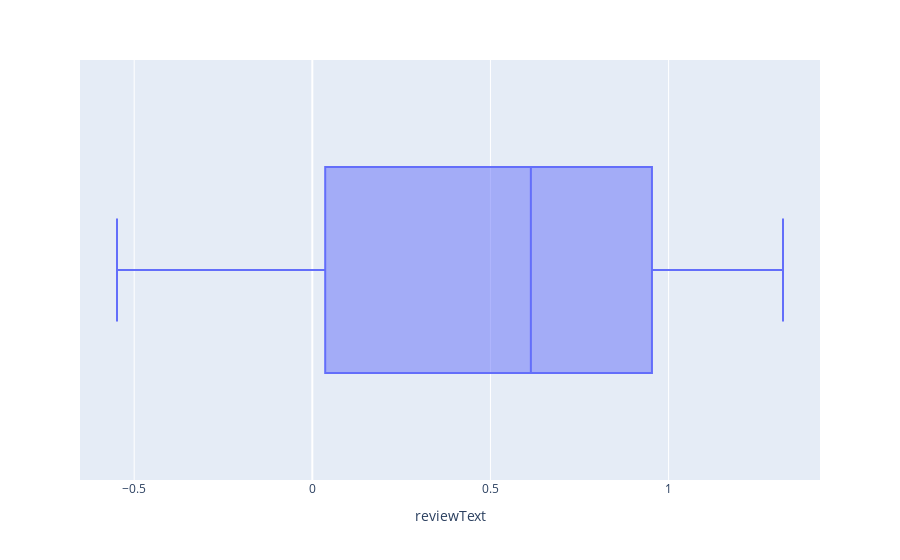

The code cell stored with this chart in its notebook:
### Code cell
import plotly.express as px

fig = px.box(df,'reviewText')
# features


fig.show()

### Figure 1 — Plotly figure (JSON) as saved in the notebook; plotly's stock layout.template omitted (floating-point values rounded to 4 significant figures)
{"data": [{"alignmentgroup": "True", "hovertemplate": "reviewText=%{x}<extra></extra>", "legendgroup": "", "marker": {"color": "#636efa"}, "name": "", "notched": false, "offsetgroup": "", "orientation": "h", "showlegend": false, "type": "box", "x": [0.4714, 0.8596, 0.9533, 1.321, 1.318, -0.3978, 0.1247, 0.03614, 0.7554, -0.5482], "x0": " ", "xaxis": "x", "y0": " ", "yaxis": "y"}], "layout": {"autosize": true, "boxmode": "group", "legend": {"tracegroupgap": 0}, "margin": {"t": 60}, "xaxis": {"anchor": "y", "autorange": true, "domain": [0, 1], "range": [-0.6521, 1.425], "title": {"text": "reviewText"}, "type": "linear"}, "yaxis": {"anchor": "x", "autorange": true, "domain": [0, 1], "range": [-0.5, 0.5], "type": "category"}}}
